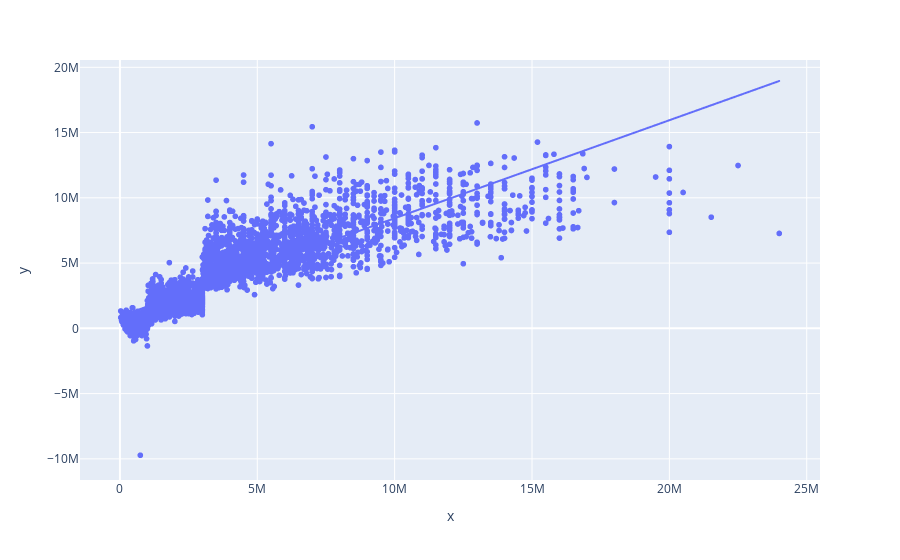

The notebook cell this image was saved under:
### Code cell
#Plotting the results
fig = px.scatter( x=y_test, y=test_predict, trendline="ols")
fig.show()

### Figure 1 — Plotly figure (JSON) as saved in the notebook; plotly's stock layout.template omitted (floating-point values rounded to 4 significant figures; data arrays with more than 128 entries replaced by an {"elided": "..."} marker saying what was removed)
{"data": [{"hovertemplate": "x=%{x}<br>y=%{y}<extra></extra>", "legendgroup": "", "marker": {"color": "#636efa", "symbol": "circle"}, "mode": "markers", "name": "", "showlegend": false, "type": "scattergl", "x": {"elided": "4818 int values"}, "xaxis": "x", "y": {"elided": "4818 float values"}, "yaxis": "y"}, {"hovertemplate": "<b>OLS trendline</b><br>y = 0.751088 * x + 924010<br>R<sup>2</sup>=0.758338<br><br>x=%{x}<br>y=%{y} <b>(trend)</b><extra></extra>", "legendgroup": "", "marker": {"color": "#636efa", "symbol": "circle"}, "mode": "lines", "name": "", "showlegend": false, "type": "scattergl", "x": {"elided": "4818 int values"}, "xaxis": "x", "y": {"elided": "4818 float values"}, "yaxis": "y"}], "layout": {"legend": {"tracegroupgap": 0}, "margin": {"t": 60}, "xaxis": {"anchor": "y", "domain": [0, 1], "title": {"text": "x"}}, "yaxis": {"anchor": "x", "domain": [0, 1], "title": {"text": "y"}}}}
